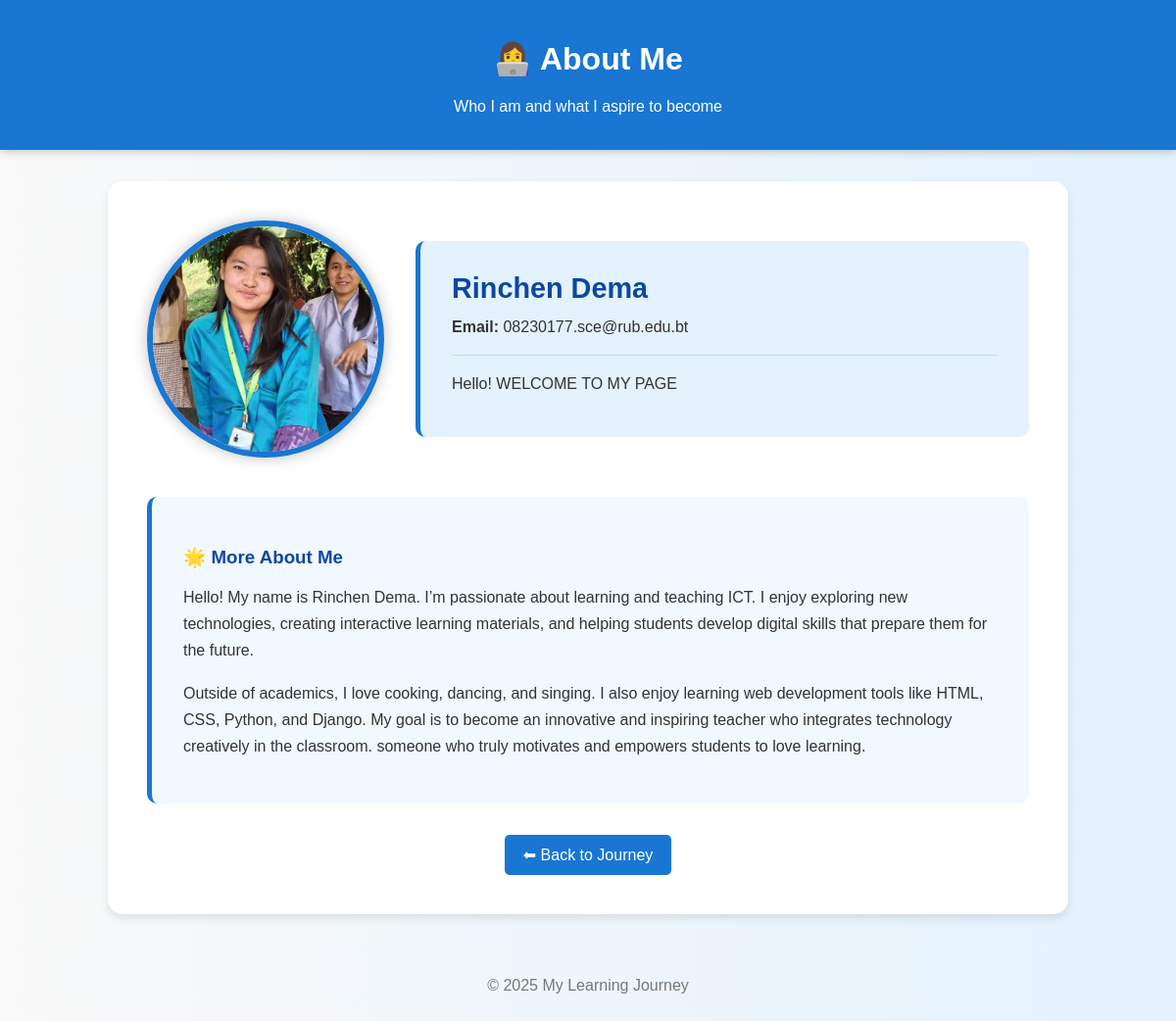
The page /about/ on the database its author committed.
### rdJourney/models.py (models this page shows, shortened)
class AboutMe(models.Model):
    name = models.CharField(max_length=100)
    bio = models.TextField()
    email = models.EmailField()

### rdJourney/views.py (the view)
# urls.py: path('about/', views.aboutMe, name='about'),
def aboutMe(request):
    abouts = AboutMe.objects.all()
    return render(request, 'aboutMe.html', {'abouts': abouts})

### rdJourney/templates/aboutMe.html (shortened to what this page needs)
{% load static %}
<!DOCTYPE html>
<html lang="en">
<head>
</head>
<body>
    <header>
        <h1>👩‍💻 About Me</h1>
        <p>Who I am and what I aspire to become</p>
    </header>
    <div class="container">
        <div class="profile-section">
            <img src="{% static 'images/profile.jpg' %}" alt="Profile Picture" class="profile-image">
            {% if abouts %}
            {% with about=abouts.0 %}
            <div class="profile-info">
                <h2>{{ about.name }}</h2>
                <p><strong>Email:</strong> {{ about.email }}</p>
                <hr class="divider">
                <p>{{ about.bio }}</p>
            </div>
            {% endwith %}
            {% else %}
            <div class="profile-info">
                <p>No details found. Please add your profile from the admin panel.</p>
            </div>
            {% endif %}
        </div>
        <div class="extra-info">
            <h3>🌟 More About Me</h3>
            <p>Hello! My name is Rinchen Dema. I’m passionate about learning and teaching ICT.
                I enjoy exploring new technologies, creating interactive learning materials, and
                helping students develop digital skills that prepare them for the future.</p>
            <p>Outside of academics, I love cooking, dancing, and singing. I also enjoy learning web development
                tools like HTML, CSS, Python, and Django. My goal is to become an innovative and inspiring teacher
                who integrates technology creatively in the classroom. someone who truly motivates and empowers
                students to love learning.</p>
        </div>
        <div class="center-content">
            <a href="{% url 'index' %}" class="button">⬅ Back to Journey</a>
        </div>
    </div>
    <footer>
        <p>© 2025 My Learning Journey</p>
    </footer>
</body>
</html>

### rdJourney/templates/aboutMe.html (style rules this page uses)
body { font-family: "Poppins", sans-serif; background: linear-gradient(to right, #f9f9f9, #e3f2fd); color: #333; margin: 0; padding: 0; }
header { background-color: #1976d2; color: white; padding: 1.2rem; text-align: center; box-shadow: 0 2px 8px rgba(0, 0, 0, 0.2); }
.container { width: 85%; max-width: 900px; margin: 2rem auto; background: white; padding: 2.5rem; border-radius: 15px; box-shadow: 0 4px 10px rgba(0, 0, 0, 0.1); }
.profile-section { display: flex; align-items: center; gap: 2rem; flex-wrap: wrap; justify-content: center; }
.profile-image { width: 230px; height: 230px; object-fit: cover; border-radius: 50%; border: 6px solid #1976d2; box-shadow: 0 0 15px rgba(0, 0, 0, 0.25); }
.profile-info { flex: 1; min-width: 280px; background-color: #e3f2fd; padding: 2rem; border-left: 5px solid #1976d2; border-radius: 10px; }
.profile-info h2 { margin: 0; color: #0d47a1; font-size: 1.8rem; }
.profile-info p { margin: 0.6rem 0; line-height: 1.6; }
.divider { border: none; border-top: 1px solid #bbdefb; margin: 1rem 0; }
.extra-info { margin-top: 2.5rem; background-color: #f1f8ff; padding: 2rem; border-radius: 10px; border-left: 5px solid #1976d2; }
.extra-info h3 { color: #0d47a1; margin-bottom: 1rem; }
.extra-info p { line-height: 1.7; margin-bottom: 0.8rem; }
.center-content { text-align: center; margin-top: 2rem; }
a.button { display: inline-block; background-color: #1976d2; color: white; padding: 0.7rem 1.2rem; border-radius: 5px; text-decoration: none; transition: 0.3s; }
footer { text-align: center; padding: 1rem; color: #777; margin-top: 2rem; }

### rows shown on the page
AboutMe: name "Rinchen Dema", email "08230177.sce@rub.edu.bt", bio "Hello! WELCOME TO MY PAGE"
